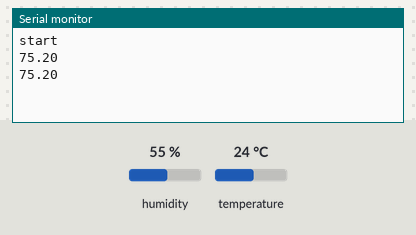
A sketch run on a simulated Arduino Uno, built with avr-gcc and run on an emulated ATmega328P. Parts: the last lines printed to the serial monitor. The test bench sets the inputs (shaded band); at power-on: temperature 24 °C, humidity 55 %.

Above: at 2.8 s.
2.9 s: temperature set to 12 °C
At 4.7 s:
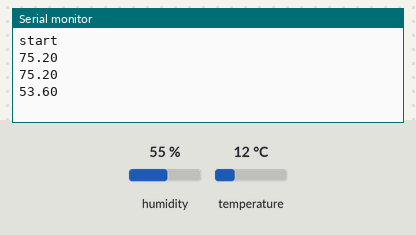
5.6 s: temperature set to 19 °C
At 7.1 s:
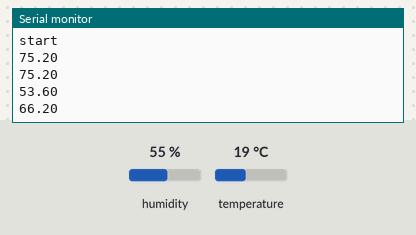
Timing chart, 0 to 8.6 s (numbered marks = the images above; inputs shaded):
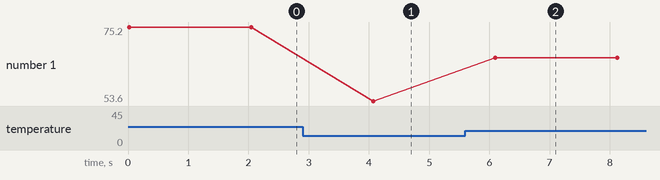

The sketch:

car_thermometor.ino
```cpp
#include "DHT.h"
#define dataPin 10
DHT dht(dataPin, DHT11);

void setup() {
  Serial.begin(9600);
  pinMode(dataPin, INPUT_PULLUP);
  dht.begin();
  Serial.println("start");
}

void loop() {
//   float temp = dht.readTemperature(true);
   Serial.println(dht.readTemperature(true));
   delay(2000);
}
```

Measured:
- after the input at 2.9 s, the serial monitor: prints a new line after 1.2 s (image 1)
- after the input at 5.6 s, the serial monitor: prints a new line after 0.49 s (image 2)
- plotted number 1: 75.2 → 53.6 after the input at 2.9 s, 53.6 → 66.2 after the input at 5.6 s
